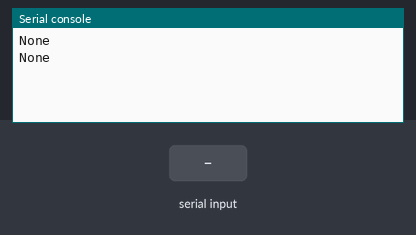
The program below on a simulated Raspberry Pi Pico running MicroPython. Shown: the last lines printed to the serial console. The test bench sets the inputs (shaded band).

Above: at 1.2 s.
1.3 s: "1" received over the second serial link
At 2.8 s:
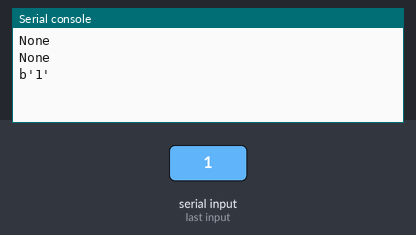
3.5 s: "0" received over the second serial link
At 4.8 s:
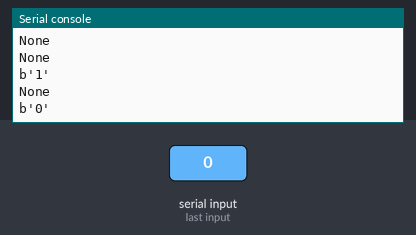
5.0 s: "2" received over the second serial link
At 5.8 s:
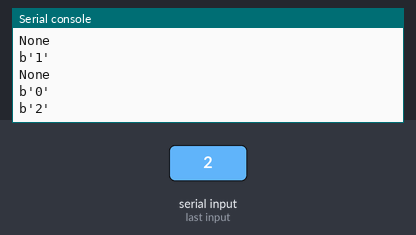

Measured:
- after the input at 1.3 s, the serial console: prints a new line after 0.70 s (image 1)
- after the input at 3.5 s, the serial console: prints a new line after 0.50 s (image 2)
- after the input at 5.0 s, the serial console: prints a new line at once (image 3)

The program:

RS485.py
```python
from machine import Pin
from machine import UART
from time    import sleep

import select

RX = 22
TX = 21

rs485 = UART( 0, 19200, bits = 8, parity = None, stop = 2 )

while True:
    print( rs485.read(1) )
    rs485.write('201720094')
    sleep(1) 
```
